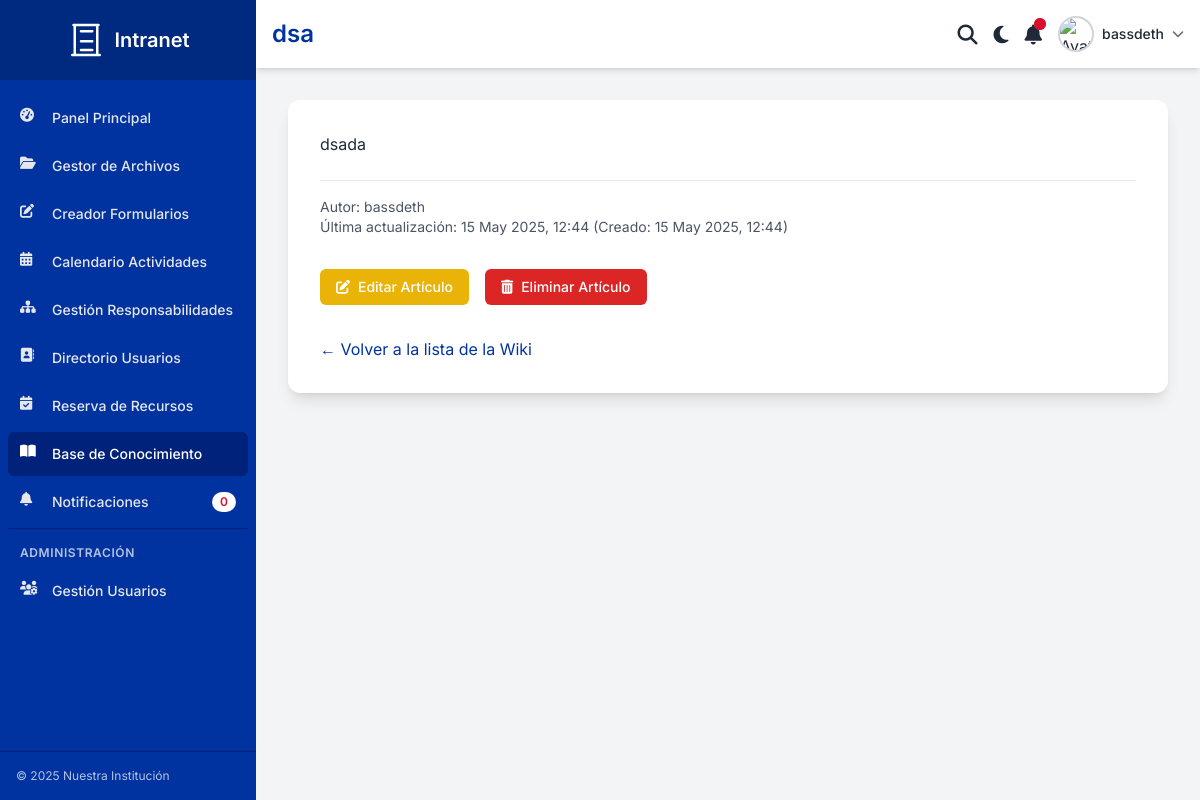
The page /wiki/dsa/ (signed in) on the database its author committed.
### intranet_core/models.py (models this page shows, shortened)
class ArticuloWiki(models.Model):
    titulo = models.CharField(max_length=255, unique=True)
    slug = models.SlugField(max_length=255, unique=True, blank=True, help_text="Dejar en blanco para autogenerar o especificar uno.")
    contenido = models.TextField(help_text="Contenido del artículo en formato Markdown.")
    autor = models.ForeignKey(settings.AUTH_USER_MODEL, on_delete=models.SET_NULL, null=True, related_name='articulos_wiki')
    creado_el = models.DateTimeField(auto_now_add=True)
    actualizado_el = models.DateTimeField(auto_now=True)
    class Meta:
        ordering = ['-actualizado_el', 'titulo']
        verbose_name = "Artículo de Wiki"
        verbose_name_plural = "Artículos de Wiki"
    @classmethod
    def from_db(cls, db, field_names, values):
        instance = super().from_db(db, field_names, values)
        instance._original_titulo = instance.titulo
        return instance

### intranet_core/views.py (the view, shortened to what this page needs)
# urls.py: path('wiki/<slug:slug>/', views.wiki_articulo_detalle_view, name='wiki_articulo_detalle'),
@login_required
def wiki_articulo_detalle_view(request, slug):
    articulo = get_object_or_404(ArticuloWiki, slug=slug)
    html_content = ""
    try:
        import markdown
        extensions = ['fenced_code', 'tables', 'attr_list', 'md_in_html', 'codehilite', 'toc']
        md = markdown.Markdown(extensions=extensions, extension_configs={'codehilite': {'css_class': 'codehilite'}})
        html_content = md.convert(articulo.contenido)
        toc = getattr(md, 'toc', '') if 'toc' in extensions else '' # Extraer TOC si la extensión está habilitada
    except Exception as e:
        html_content = f"<p class='text-red-500'>Error renderizando Markdown: {e}</p><pre>{articulo.contenido}</pre>"
        messages.error(request, f"Error al renderizar el contenido Markdown: {e}")
        toc = ''
    context = {
        'page_title_for_header': articulo.titulo,
        'active_nav': 'wiki',
        'articulo': articulo,
        'html_content': html_content,
        'toc_content': toc, # Pasar el TOC al template
    }
    return render(request, 'intranet_core/wiki_articulo_detalle.html', context)

### templates/intranet_core/wiki_articulo_detalle.html (shortened to what this page needs)
{% extends "base.html" %}
{% load static %}
{% block page_title_header %}{{ articulo.titulo }}{% endblock %}
{% block content %}
<div class="bg-card dark:bg-gray-800 p-6 md:p-8 rounded-xl shadow-lg">
    <div class="prose dark:prose-invert max-w-none">
        {{ html_content|safe }}
    </div>
    <div class="mt-6 pt-4 border-t border-gray-200 dark:border-gray-700 text-sm text-gray-600 dark:text-gray-400">
        <p>Autor: {{ articulo.autor.get_full_name|default:articulo.autor.username|default:"Desconocido" }}</p>
        <p>Última actualización: {{ articulo.actualizado_el|date:"d M Y, H:i" }} (Creado: {{ articulo.creado_el|date:"d M Y, H:i" }})</p>
    </div>
    {% if user == articulo.autor or user.is_staff %}
    <div class="mt-8 flex space-x-4">
        <a href="{% url 'intranet_core:wiki_editar_articulo' slug=articulo.slug %}" class="bg-yellow-500 hover:bg-yellow-600 text-white font-medium py-2 px-4 rounded-md text-sm flex items-center">
            <i class="fas fa-edit mr-2"></i> Editar Artículo
        </a>
        <a href="{% url 'intranet_core:wiki_eliminar_articulo' slug=articulo.slug %}" class="bg-red-600 hover:bg-red-700 text-white font-medium py-2 px-4 rounded-md text-sm flex items-center">
            <i class="fas fa-trash-alt mr-2"></i> Eliminar Artículo
        </a>
    </div>
    {% endif %}
    <div class="mt-8">
        <a href="{% url 'intranet_core:wiki' %}" class="text-main-primary hover:underline dark:text-blue-400">&larr; Volver a la lista de la Wiki</a>
    </div>
</div>
{% endblock %}

### templates/base.html (shortened to what this page needs)
{% load static %}
<!DOCTYPE html>
<html lang="es">
<head>
    <script src="https://cdn.tailwindcss.com"></script>
    <link rel="stylesheet" href="https://cdnjs.cloudflare.com/ajax/libs/font-awesome/6.5.1/css/all.min.css">
    <link rel="stylesheet" href="{% static 'css/intranet_styles.css' %}">
</head>
<body class="bg-gray-100">
    <div class="flex h-screen">
        <aside id="sidebar" class="w-64 bg-sidebar text-sidebar flex-col print-hidden transition-transform duration-300 ease-in-out transform -translate-x-full md:translate-x-0 md:flex">
            <div class="h-20 flex items-center justify-center bg-sidebar-header">
                <span class="ml-2 text-xl font-semibold text-main-white">Intranet</span>
            </div>
            <nav class="flex-1 px-2 py-4 space-y-1 overflow-y-auto">
                <a href="{% url 'intranet_core:dashboard' %}" class="nav-link flex items-center px-3 py-3 text-sm font-medium rounded-md transition-colors duration-150 {% if active_nav == 'dashboard' %}bg-main-primary-dark text-white{% else %}text-gray-200 hover:bg-main-primary-dark hover:text-white{% endif %}"><i class="fas fa-tachometer-alt w-5 h-5 mr-3"></i> Panel Principal</a>
                <a href="{% url 'intranet_core:carga_archivos' %}" class="nav-link flex items-center px-3 py-3 text-sm font-medium rounded-md transition-colors duration-150 {% if active_nav == 'carga_archivos' %}bg-main-primary-dark text-white{% else %}text-gray-200 hover:bg-main-primary-dark hover:text-white{% endif %}"><i class="fas fa-folder-open w-5 h-5 mr-3"></i> Gestor de Archivos</a>
                <a href="{% url 'intranet_core:formularios' %}" class="nav-link flex items-center px-3 py-3 text-sm font-medium rounded-md transition-colors duration-150 {% if active_nav == 'formularios' %}bg-main-primary-dark text-white{% else %}text-gray-200 hover:bg-main-primary-dark hover:text-white{% endif %}"><i class="fas fa-edit w-5 h-5 mr-3"></i> Creador Formularios</a>
                <a href="{% url 'intranet_core:calendario' %}" class="nav-link flex items-center px-3 py-3 text-sm font-medium rounded-md transition-colors duration-150 {% if active_nav == 'calendario' %}bg-main-primary-dark text-white{% else %}text-gray-200 hover:bg-main-primary-dark hover:text-white{% endif %}"><i class="fas fa-calendar-alt w-5 h-5 mr-3"></i> Calendario Actividades</a>
                <a href="{% url 'intranet_core:responsabilidades' %}" class="nav-link flex items-center px-3 py-3 text-sm font-medium rounded-md transition-colors duration-150 {% if active_nav == 'responsabilidades' %}bg-main-primary-dark text-white{% else %}text-gray-200 hover:bg-main-primary-dark hover:text-white{% endif %}"><i class="fas fa-sitemap w-5 h-5 mr-3"></i> Gestión Responsabilidades</a>
                <a href="{% url 'intranet_core:directorio' %}" class="nav-link flex items-center px-3 py-3 text-sm font-medium rounded-md transition-colors duration-150 {% if active_nav == 'directorio' %}bg-main-primary-dark text-white{% else %}text-gray-200 hover:bg-main-primary-dark hover:text-white{% endif %}"><i class="fas fa-address-book w-5 h-5 mr-3"></i> Directorio Usuarios</a>
                <a href="{% url 'intranet_core:reservas' %}" class="nav-link flex items-center px-3 py-3 text-sm font-medium rounded-md transition-colors duration-150 {% if active_nav == 'reservas' %}bg-main-primary-dark text-white{% else %}text-gray-200 hover:bg-main-primary-dark hover:text-white{% endif %}"><i class="fas fa-calendar-check w-5 h-5 mr-3"></i> Reserva de Recursos</a>
                <a href="{% url 'intranet_core:wiki' %}" class="nav-link flex items-center px-3 py-3 text-sm font-medium rounded-md transition-colors duration-150 {% if active_nav == 'wiki' %}bg-main-primary-dark text-white{% else %}text-gray-200 hover:bg-main-primary-dark hover:text-white{% endif %}"><i class="fas fa-book-open w-5 h-5 mr-3"></i> Base de Conocimiento</a>
                <a href="{% url 'intranet_core:notificaciones_page' %}" class="nav-link flex items-center px-3 py-3 text-sm font-medium rounded-md transition-colors duration-150 {% if active_nav == 'notificaciones_page' %}bg-main-primary-dark text-white{% else %}text-gray-200 hover:bg-main-primary-dark hover:text-white{% endif %}">
                    <i class="fas fa-bell w-5 h-5 mr-3"></i> Notificaciones
                    <span class="ml-auto inline-block py-0.5 px-2 text-xs font-semibold text-main-secondary bg-main-white rounded-full">{{ notification_count|default:0 }}</span>
                </a>
                <div class="pt-4 mt-4 border-t" style="border-color: var(--main-primary-dark-bg);">
                    <h6 class="px-3 mb-2 text-xs font-semibold uppercase tracking-wider" style="color: var(--main-white-text); opacity:0.7;">Administración</h6>
                    <a href="{% url 'intranet_core:usuarios_gestion' %}" class="nav-link flex items-center px-3 py-3 text-sm font-medium rounded-md transition-colors duration-150 {% if active_nav == 'usuarios_gestion' %}bg-main-primary-dark text-white{% else %}text-gray-200 hover:bg-main-primary-dark hover:text-white{% endif %}"><i class="fas fa-users-cog w-5 h-5 mr-3"></i> Gestión Usuarios</a>
                </div>
            </nav>
            <div class="p-4 border-t mt-auto" style="border-color: var(--main-primary-dark-bg);"><p class="text-xs" style="color: var(--main-white-text); opacity:0.7;">&copy; <span id="currentYear"></span> Nuestra Institución</p></div>
        </aside>
        <div class="flex-1 flex flex-col overflow-hidden">
            <header class="bg-header shadow-md p-4 flex justify-between items-center print-hidden">
                <div class="flex items-center">
                    <h1 id="main-title" class="text-2xl font-semibold text-header-title ml-2 md:ml-0">{% block page_title_header %}{{ page_title_for_header|default:"Panel Principal" }}{% endblock %}</h1>
                </div>
                <div class="flex items-center space-x-3 md:space-x-4">
                    <button id="search-button" class="text-default hover:text-main-primary focus:outline-none"> <i class="fas fa-search fa-lg"></i> </button>
                    <button id="theme-toggle" class="text-default hover:text-main-primary focus:outline-none"><i class="fas fa-moon fa-lg"></i></button>
                    <div class="relative">
                        <button id="notifications-button" class="text-default hover:text-main-primary focus:outline-none">
                            <i class="fas fa-bell fa-lg"></i>
                            <span class="absolute -top-1 -right-1 flex h-3 w-3">
                                <span class="relative inline-flex rounded-full h-3 w-3 bg-main-secondary"></span>
                            </span>
                        </button>
                    </div>
                    <div class="relative">
                        <button id="user-menu-button" class="flex items-center space-x-2 focus:outline-none">
                            <img src="{% static 'images/default_avatar.png' %}" alt="Avatar Usuario" class="w-9 h-9 rounded-full border-2 border-gray-300 hover:border-main-primary transition-colors">
                            <span class="text-sm font-medium text-default hidden md:block">{% if user.is_authenticated %}{{ user.get_full_name|default:user.username }}{% else %}Invitado{% endif %}</span>
                            <i class="fas fa-chevron-down text-xs text-default opacity-70"></i>
                        </button>
                    </div>
                </div>
            </header>
            <main class="flex-1 overflow-x-hidden overflow-y-auto p-4 md:p-6 lg:p-8">
                {% block content %}{% endblock %}
            </main>
        </div>
    </div>
</body>
</html>

### static/css/intranet_styles.css (style rules this page uses)
body { font-family: 'Inter', sans-serif; transition: background-color 0.3s, color 0.3s; }
:root { --main-primary-bg: #0033A0; --main-primary-text: #0033A0; --main-primary-border: #0033A0; --main-primary-dark-bg: #00227A; --main-secondary-bg: #D90F2C; --main-secondary-text: #D90F2C; --main-secondary-border: #D90F2C; --main-secondary-dark-bg: #B00C24; --main-white-text: #FFFFFF; --main-white-bg: #FFFFFF; --text-color: #1f2937; --bg-color: #f9fafb; --card-bg-color: #FFFFFF; --sidebar-bg-color: var(--main-primary-bg); --sidebar-text-color: var(--main-white-text); --sidebar-header-bg-color: #002a80; --header-bg-color: var(--main-white-bg); --header-text-color: var(--main-primary-text); }
body { background-color: var(--bg-color); color: var(--text-color); }
.bg-card { background-color: var(--card-bg-color); }
.text-default { color: var(--text-color); }
.bg-sidebar { background-color: var(--sidebar-bg-color); }
.text-sidebar { color: var(--sidebar-text-color); }
.bg-sidebar-header { background-color: var(--sidebar-header-bg-color); }
.bg-header { background-color: var(--header-bg-color); }
.text-header-title { color: var(--header-text-color); }
.text-main-primary { color: var(--main-primary-text); }
.bg-main-primary-dark { background-color: var(--main-primary-dark-bg); }
.bg-main-secondary { background-color: var(--main-secondary-bg); }
.text-main-secondary { color: var(--main-secondary-text); }
.text-main-white { color: var(--main-white-text); }
.bg-main-white { background-color: var(--main-white-bg); }

### rows shown on the page
ArticuloWiki: titulo "dsa", contenido "dsada", autor.get_full_name "bassdeth", actualizado_el "15 May 2025, 12:44", creado_el "15 May 2025, 12:44"

### other values the page prints
{{ notification_count|default:0 }} "0"
{{ user.get_full_name|default:user.username }} "bassdeth"
